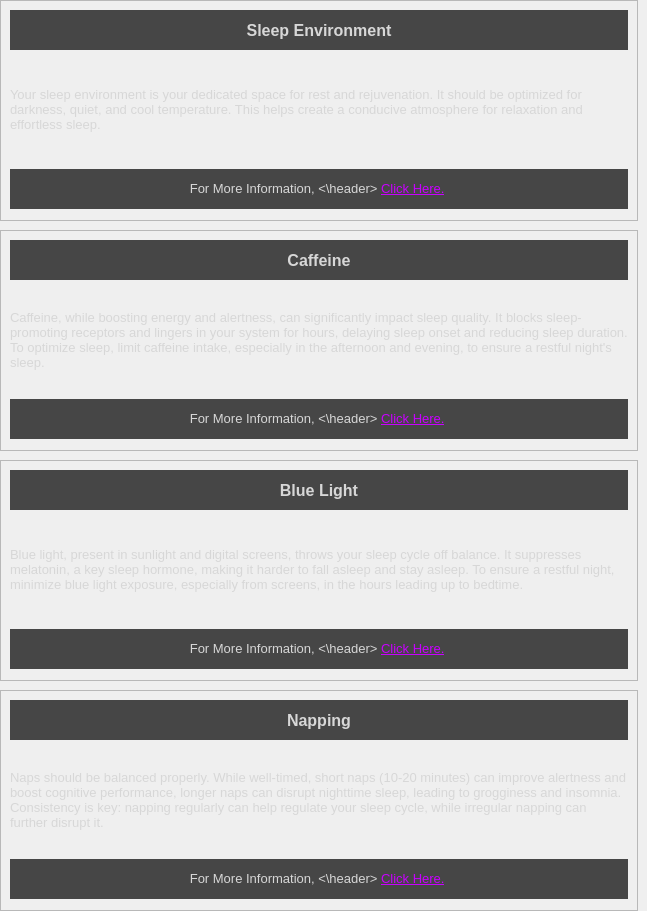
                   <widget class="QWidget" name="SleepHealthScrollAreaWidgetContents">
                    <property name="geometry">
                     <rect>
                      <x>0</x>
                      <y>0</y>
                      <width>526</width>
                      <height>911</height>
                     </rect>
                    </property>
                    <property name="styleSheet">
                     <string notr="true"/>
                    </property>
                    <layout class="QVBoxLayout" name="verticalLayout_20">
                     <property name="spacing">
                      <number>9</number>
                     </property>
                     <property name="leftMargin">
                      <number>0</number>
                     </property>
                     <property name="topMargin">
                      <number>0</number>
                     </property>
                     <property name="rightMargin">
                      <number>9</number>
                     </property>
                     <property name="bottomMargin">
                      <number>0</number>
                     </property>
                     <item>
                      <widget class="QFrame" name="RPSTBubbleSleepEnvironment">
                       <property name="sizePolicy">
                        <sizepolicy hsizetype="MinimumExpanding" vsizetype="Fixed">
                         <horstretch>0</horstretch>
                         <verstretch>0</verstretch>
                        </sizepolicy>
                       </property>
                       <property name="minimumSize">
                        <size>
                         <width>0</width>
                         <height>221</height>
                        </size>
                       </property>
                       <property name="styleSheet">
                        <string notr="true">QFrame#RPSTBubbleSleepEnvironment
{
	background-color: rgb(90, 90, 90);

	border-style: solid;
	border-color: rgb(70, 70, 70);
	border-width: 2px;
};</string>
                       </property>
                       <property name="frameShape">
                        <enum>QFrame::StyledPanel</enum>
                       </property>
                       <property name="frameShadow">
                        <enum>QFrame::Raised</enum>
                       </property>
                       <layout class="QVBoxLayout" name="verticalLayout_27">
                        <item>
                         <widget class="QLabel" name="RPSTFillerHeader_10">
                          <property name="sizePolicy">
                           <sizepolicy hsizetype="MinimumExpanding" vsizetype="Fixed">
                            <horstretch>0</horstretch>
                            <verstretch>0</verstretch>
                           </sizepolicy>
                          </property>
                          <property name="minimumSize">
                           <size>
                            <width>120</width>
                            <height>40</height>
                           </size>
                          </property>
                          <property name="font">
                           <font>
                            <pointsize>12</pointsize>
                            <italic>false</italic>
                            <bold>true</bold>
                            <underline>false</underline>
                            <strikeout>false</strikeout>
                           </font>
                          </property>
                          <property name="styleSheet">
                           <string notr="true">background-color: rgb(70, 70, 70);
color: rgb(215, 215, 215);</string>
                          </property>
                          <property name="text">
                           <string>Sleep Environment</string>
                          </property>
                          <property name="alignment">
                           <set>Qt::AlignCenter</set>
                          </property>
                         </widget>
                        </item>
                        <item>
                         <widget class="QLabel" name="RPSTFillerDesc_10">
                          <property name="sizePolicy">
                           <sizepolicy hsizetype="MinimumExpanding" vsizetype="Fixed">
                            <horstretch>0</horstretch>
                            <verstretch>0</verstretch>
                           </sizepolicy>
                          </property>
                          <property name="minimumSize">
                           <size>
                            <width>0</width>
                            <height>107</height>
                           </size>
                          </property>
                          <property name="font">
                           <font>
                            <pointsize>10</pointsize>
                            <bold>false</bold>
                           </font>
                          </property>
                          <property name="styleSheet">
                           <string notr="true">color: rgb(215, 215, 215);</string>
                          </property>
                          <property name="text">
                           <string>Your sleep environment is your dedicated space for rest and rejuvenation. It should be optimized for darkness, quiet, and cool temperature. This helps create a conducive atmosphere for relaxation and effortless sleep.</string>
                          </property>
                          <property name="wordWrap">
                           <bool>true</bool>
                          </property>
                         </widget>
                        </item>
                        <item>
                         <widget class="QLabel" name="RPSTFillerFooter_10">
                          <property name="sizePolicy">
                           <sizepolicy hsizetype="MinimumExpanding" vsizetype="Fixed">
                            <horstretch>0</horstretch>
                            <verstretch>0</verstretch>
                           </sizepolicy>
                          </property>
                          <property name="minimumSize">
                           <size>
                            <width>120</width>
                            <height>40</height>
                           </size>
                          </property>
                          <property name="font">
                           <font>
                            <pointsize>10</pointsize>
                            <italic>false</italic>
                            <bold>false</bold>
                            <underline>false</underline>
                            <strikeout>false</strikeout>
                           </font>
                          </property>
                          <property name="styleSheet">
                           <string notr="true">background-color: rgb(70, 70, 70);
color: rgb(215, 215, 215);</string>
                          </property>
                          <property name="text">
                           <string>&lt;html&gt;
&lt;header&gt;For More Information, &lt;\header&gt;
&lt;a href=&quot;https://www.sleepfoundation.org/bedroom-environment&quot;&gt;&lt;span style=&quot;color:rgb(200, 0 , 255);&quot;&gt;Click Here.&lt;/a&gt;
&lt;/html&gt;</string>
                          </property>
                          <property name="textFormat">
                           <enum>Qt::RichText</enum>
                          </property>
                          <property name="alignment">
                           <set>Qt::AlignCenter</set>
                          </property>
                          <property name="openExternalLinks">
                           <bool>true</bool>
                          </property>
                         </widget>
                        </item>
                       </layout>
                      </widget>
                     </item>
                     <item>
                      <widget class="QFrame" name="RPSTBubbleCaffeine">
                       <property name="sizePolicy">
                        <sizepolicy hsizetype="MinimumExpanding" vsizetype="Fixed">
                         <horstretch>0</horstretch>
                         <verstretch>0</verstretch>
                        </sizepolicy>
                       </property>
                       <property name="minimumSize">
                        <size>
                         <width>0</width>
                         <height>221</height>
                        </size>
                       </property>
                       <property name="styleSheet">
                        <string notr="true">QFrame#RPSTBubbleCaffeine
{
	background-color: rgb(90, 90, 90);

	border-style: solid;
	border-color: rgb(70, 70, 70);
	border-width: 2px;
};</string>
                       </property>
                       <property name="frameShape">
                        <enum>QFrame::StyledPanel</enum>
                       </property>
                       <property name="frameShadow">
                        <enum>QFrame::Raised</enum>
                       </property>
                       <layout class="QVBoxLayout" name="verticalLayout_28">
                        <item>
                         <widget class="QLabel" name="RPSTFillerHeader_11">
                          <property name="sizePolicy">
                           <sizepolicy hsizetype="MinimumExpanding" vsizetype="Fixed">
                            <horstretch>0</horstretch>
                            <verstretch>0</verstretch>
                           </sizepolicy>
                          </property>
                          <property name="minimumSize">
                           <size>
                            <width>120</width>
                            <height>40</height>
                           </size>
                          </property>
                          <property name="font">
                           <font>
                            <pointsize>12</pointsize>
                            <italic>false</italic>
                            <bold>true</bold>
                            <underline>false</underline>
                            <strikeout>false</strikeout>
                           </font>
                          </property>
                          <property name="styleSheet">
                           <string notr="true">background-color: rgb(70, 70, 70);
color: rgb(215, 215, 215);</string>
                          </property>
                          <property name="text">
                           <string>Caffeine</string>
                          </property>
                          <property name="alignment">
                           <set>Qt::AlignCenter</set>
                          </property>
                         </widget>
                        </item>
                        <item>
                         <widget class="QLabel" name="RPSTFillerDesc_11">
                          <property name="sizePolicy">
                           <sizepolicy hsizetype="MinimumExpanding" vsizetype="Fixed">
                            <horstretch>0</horstretch>
                            <verstretch>0</verstretch>
                           </sizepolicy>
                          </property>
                          <property name="minimumSize">
                           <size>
                            <width>0</width>
                            <height>107</height>
                           </size>
                          </property>
                          <property name="font">
                           <font>
                            <pointsize>10</pointsize>
                            <bold>false</bold>
                           </font>
                          </property>
                          <property name="styleSheet">
                           <string notr="true">color: rgb(215, 215, 215);</string>
                          </property>
                          <property name="text">
                           <string>Caffeine, while boosting energy and alertness, can significantly impact sleep quality. It blocks sleep-promoting receptors and lingers in your system for hours, delaying sleep onset and reducing sleep duration. To optimize sleep, limit caffeine intake, especially in the afternoon and evening, to ensure a restful night's sleep.</string>
                          </property>
                          <property name="wordWrap">
                           <bool>true</bool>
                          </property>
                         </widget>
                        </item>
                        <item>
                         <widget class="QLabel" name="RPSTFillerFooter_11">
                          <property name="sizePolicy">
                           <sizepolicy hsizetype="MinimumExpanding" vsizetype="Fixed">
                            <horstretch>0</horstretch>
                            <verstretch>0</verstretch>
                           </sizepolicy>
                          </property>
                          <property name="minimumSize">
                           <size>
                            <width>120</width>
                            <height>40</height>
                           </size>
                          </property>
                          <property name="font">
                           <font>
                            <pointsize>10</pointsize>
                            <italic>false</italic>
                            <bold>false</bold>
                            <underline>false</underline>
                            <strikeout>false</strikeout>
                           </font>
                          </property>
                          <property name="styleSheet">
                           <string notr="true">background-color: rgb(70, 70, 70);
color: rgb(215, 215, 215);</string>
                          </property>
                          <property name="text">
                           <string>&lt;html&gt;
&lt;header&gt;For More Information, &lt;\header&gt;
&lt;a href=&quot;https://www.sleepfoundation.org/nutrition/caffeine-and-sleep&quot;&gt;&lt;span style=&quot;color:rgb(200, 0 , 255);&quot;&gt;Click Here.&lt;/a&gt;
&lt;/html&gt;</string>
                          </property>
                          <property name="textFormat">
                           <enum>Qt::RichText</enum>
                          </property>
                          <property name="alignment">
                           <set>Qt::AlignCenter</set>
                          </property>
                          <property name="openExternalLinks">
                           <bool>true</bool>
                          </property>
                         </widget>
                        </item>
                       </layout>
                      </widget>
                     </item>
                     <item>
                      <widget class="QFrame" name="RPSTBubbleBlueLight">
                       <property name="sizePolicy">
                        <sizepolicy hsizetype="MinimumExpanding" vsizetype="Fixed">
                         <horstretch>0</horstretch>
                         <verstretch>0</verstretch>
                        </sizepolicy>
                       </property>
                       <property name="minimumSize">
                        <size>
                         <width>0</width>
                         <height>221</height>
                        </size>
                       </property>
                       <property name="styleSheet">
                        <string notr="true">QFrame#RPSTBubbleBlueLight
{
	background-color: rgb(90, 90, 90);

	border-style: solid;
	border-color: rgb(70, 70, 70);
	border-width: 2px;
};</string>
                       </property>
                       <property name="frameShape">
                        <enum>QFrame::StyledPanel</enum>
                       </property>
                       <property name="frameShadow">
                        <enum>QFrame::Raised</enum>
                       </property>
                       <layout class="QVBoxLayout" name="verticalLayout_29">
                        <item>
                         <widget class="QLabel" name="RPSTFillerHeader_12">
                          <property name="sizePolicy">
                           <sizepolicy hsizetype="MinimumExpanding" vsizetype="Fixed">
                            <horstretch>0</horstretch>
                            <verstretch>0</verstretch>
                           </sizepolicy>
                          </property>
                          <property name="minimumSize">
                           <size>
                            <width>120</width>
                            <height>40</height>
                           </size>
                          </property>
                          <property name="font">
                           <font>
                            <pointsize>12</pointsize>
                            <italic>false</italic>
                            <bold>true</bold>
                            <underline>false</underline>
                            <strikeout>false</strikeout>
                           </font>
                          </property>
                          <property name="styleSheet">
                           <string notr="true">background-color: rgb(70, 70, 70);
color: rgb(215, 215, 215);</string>
                          </property>
                          <property name="text">
                           <string>Blue Light</string>
                          </property>
                          <property name="alignment">
                           <set>Qt::AlignCenter</set>
                          </property>
                         </widget>
                        </item>
                        <item>
                         <widget class="QLabel" name="RPSTFillerDesc_12">
                          <property name="sizePolicy">
                           <sizepolicy hsizetype="MinimumExpanding" vsizetype="Fixed">
                            <horstretch>0</horstretch>
                            <verstretch>0</verstretch>
                           </sizepolicy>
                          </property>
                          <property name="minimumSize">
                           <size>
                            <width>0</width>
                            <height>107</height>
                           </size>
                          </property>
                          <property name="font">
                           <font>
                            <pointsize>10</pointsize>
                            <bold>false</bold>
                           </font>
                          </property>
                          <property name="styleSheet">
                           <string notr="true">color: rgb(215, 215, 215);</string>
                          </property>
                          <property name="text">
                           <string>Blue light, present in sunlight and digital screens, throws your sleep cycle off balance. It suppresses melatonin, a key sleep hormone, making it harder to fall asleep and stay asleep. To ensure a restful night, minimize blue light exposure, especially from screens, in the hours leading up to bedtime.</string>
                          </property>
                          <property name="wordWrap">
                           <bool>true</bool>
                          </property>
                         </widget>
                        </item>
                        <item>
                         <widget class="QLabel" name="RPSTFillerFooter_12">
                          <property name="sizePolicy">
                           <sizepolicy hsizetype="MinimumExpanding" vsizetype="Fixed">
                            <horstretch>0</horstretch>
                            <verstretch>0</verstretch>
                           </sizepolicy>
                          </property>
                          <property name="minimumSize">
                           <size>
                            <width>120</width>
                            <height>40</height>
                           </size>
                          </property>
                          <property name="font">
                           <font>
                            <pointsize>10</pointsize>
                            <italic>false</italic>
                            <bold>false</bold>
                            <underline>false</underline>
                            <strikeout>false</strikeout>
                           </font>
                          </property>
                          <property name="styleSheet">
                           <string notr="true">background-color: rgb(70, 70, 70);
color: rgb(215, 215, 215);</string>
                          </property>
                          <property name="text">
                           <string>&lt;html&gt;
&lt;header&gt;For More Information, &lt;\header&gt;
&lt;a href=&quot;https://www.everydayhealth.com/sleep/blue-light-what-is-it-and-how-does-it-affect-your-sleep/&quot;&gt;&lt;span style=&quot;color:rgb(200, 0 , 255);&quot;&gt;Click Here.&lt;/a&gt;
&lt;/html&gt;</string>
                          </property>
                          <property name="textFormat">
                           <enum>Qt::RichText</enum>
                          </property>
                          <property name="alignment">
                           <set>Qt::AlignCenter</set>
                          </property>
                          <property name="openExternalLinks">
                           <bool>true</bool>
                          </property>
                         </widget>
                        </item>
                       </layout>
                      </widget>
                     </item>
                     <item>
                      <widget class="QFrame" name="RPSTBubbleNapping">
                       <property name="sizePolicy">
                        <sizepolicy hsizetype="MinimumExpanding" vsizetype="Fixed">
                         <horstretch>0</horstretch>
                         <verstretch>0</verstretch>
                        </sizepolicy>
                       </property>
                       <property name="minimumSize">
                        <size>
                         <width>0</width>
                         <height>221</height>
                        </size>
                       </property>
                       <property name="styleSheet">
                        <string notr="true">QFrame#RPSTBubbleNapping
{
	background-color: rgb(90, 90, 90);

	border-style: solid;
	border-color: rgb(70, 70, 70);
	border-width: 2px;
};</string>
                       </property>
                       <property name="frameShape">
                        <enum>QFrame::StyledPanel</enum>
                       </property>
                       <property name="frameShadow">
                        <enum>QFrame::Raised</enum>
                       </property>
                       <layout class="QVBoxLayout" name="verticalLayout_30">
                        <item>
                         <widget class="QLabel" name="RPSTFillerHeader_13">
                          <property name="sizePolicy">
                           <sizepolicy hsizetype="MinimumExpanding" vsizetype="Fixed">
                            <horstretch>0</horstretch>
                            <verstretch>0</verstretch>
                           </sizepolicy>
                          </property>
                          <property name="minimumSize">
                           <size>
                            <width>120</width>
                            <height>40</height>
                           </size>
                          </property>
                          <property name="font">
                           <font>
                            <pointsize>12</pointsize>
                            <italic>false</italic>
                            <bold>true</bold>
                            <underline>false</underline>
                            <strikeout>false</strikeout>
                           </font>
                          </property>
                          <property name="styleSheet">
                           <string notr="true">background-color: rgb(70, 70, 70);
color: rgb(215, 215, 215);</string>
                          </property>
                          <property name="text">
                           <string>Napping</string>
                          </property>
                          <property name="alignment">
                           <set>Qt::AlignCenter</set>
                          </property>
                         </widget>
                        </item>
                        <item>
                         <widget class="QLabel" name="RPSTFillerDesc_13">
                          <property name="sizePolicy">
                           <sizepolicy hsizetype="MinimumExpanding" vsizetype="Fixed">
                            <horstretch>0</horstretch>
                            <verstretch>0</verstretch>
                           </sizepolicy>
                          </property>
                          <property name="minimumSize">
                           <size>
                            <width>0</width>
                            <height>107</height>
                           </size>
                          </property>
                          <property name="font">
                           <font>
                            <pointsize>10</pointsize>
                            <bold>false</bold>
                           </font>
                          </property>
                          <property name="styleSheet">
                           <string notr="true">color: rgb(215, 215, 215);</string>
                          </property>
                          <property name="text">
                           <string>Naps should be balanced properly. While well-timed, short naps (10-20 minutes) can improve alertness and boost cognitive performance, longer naps can disrupt nighttime sleep, leading to grogginess and insomnia. Consistency is key: napping regularly can help regulate your sleep cycle, while irregular napping can further disrupt it.</string>
                          </property>
                          <property name="wordWrap">
                           <bool>true</bool>
                          </property>
                         </widget>
                        </item>
                        <item>
                         <widget class="QLabel" name="RPSTFillerFooter_13">
                          <property name="sizePolicy">
                           <sizepolicy hsizetype="MinimumExpanding" vsizetype="Fixed">
                            <horstretch>0</horstretch>
                            <verstretch>0</verstretch>
                           </sizepolicy>
                          </property>
                          <property name="minimumSize">
                           <size>
                            <width>120</width>
                            <height>40</height>
                           </size>
                          </property>
                          <property name="font">
                           <font>
                            <pointsize>10</pointsize>
                            <italic>false</italic>
                            <bold>false</bold>
                            <underline>false</underline>
                            <strikeout>false</strikeout>
                           </font>
                          </property>
                          <property name="styleSheet">
                           <string notr="true">background-color: rgb(70, 70, 70);
color: rgb(215, 215, 215);</string>
                          </property>
                          <property name="text">
                           <string>&lt;html&gt;
&lt;header&gt;For More Information, &lt;\header&gt;
&lt;a href=&quot;https://www.mayoclinic.org/healthy-lifestyle/adult-health/in-depth/napping/art-20048319&quot;&gt;&lt;span style=&quot;color:rgb(200, 0 , 255);&quot;&gt;Click Here.&lt;/a&gt;
&lt;/html&gt;</string>
                          </property>
                          <property name="textFormat">
                           <enum>Qt::RichText</enum>
                          </property>
                          <property name="alignment">
                           <set>Qt::AlignCenter</set>
                          </property>
                          <property name="openExternalLinks">
                           <bool>true</bool>
                          </property>
                         </widget>
                        </item>
                       </layout>
                      </widget>
                     </item>
                    </layout>
                   </widget>
